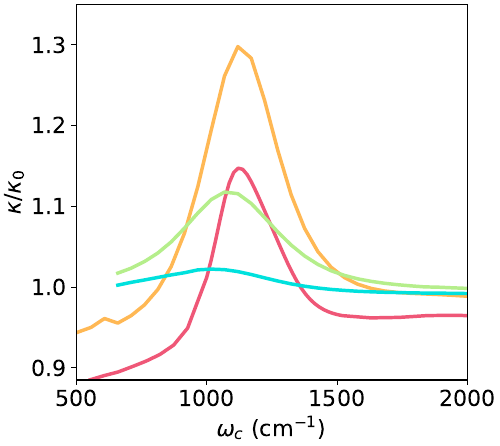

Generate this figure with Python:
from numpy import kron as ꕕ
from matplotlib import cm as colm
import numpy as np
import matplotlib.pyplot as plt
plt.rcParams.update({'font.size': 16})



width= 5
aspect_ratio= 1.12
fig_size = (width, width / aspect_ratio)
plt.figure(figsize=fig_size, constrained_layout=True)

color = ['#ef5777', '#48dbfb', '#8854d0', '#079992', '#e58e26',"#ff9ff3"]

def plot_curve(filename, scalefactor, c = 'black'):
    data = np.genfromtxt(filename)
    plt.plot(data[:, 0], data[:, 4]/scalefactor, c = c, lw = 2.5)


plt.xlim(500, 2000)
plt.xlabel(r'$\omega_c$ $(\mathrm{cm}^{-1})$')
plt.ylabel(r'$\kappa /\kappa_0$')
 
data_no_cav = np.genfromtxt(f"fig3c-nocav-0.02.out")
plot_curve(f"fig3c-cav-0.02.out", data_no_cav[0, 4], '#ef5777') 

data_no_cav = np.genfromtxt(f"fig3c-nocav-0.1.out")
plot_curve(f"fig3c-cav-0.1.out", data_no_cav[0, 4], '#ffb854')

 
data_no_cav = np.genfromtxt(f"fig3c-nocav-0.5.out")
plot_curve(f"fig3c-cav-0.5.out", data_no_cav[0, 4], '#b5ee8b')

 
data_no_cav = np.genfromtxt(f"fig3c-nocav-1.5.out")
plot_curve(f"fig3c-cav-1.5.out", data_no_cav[0, 4], '#00e1dd')


 
#plt.legend()
#plt.plot([500, 2000], [1, 1], 'k', lw = 3, label='no cavity')



plt.ylim(0.885,1.35)
plt.savefig('fig3c.pdf')